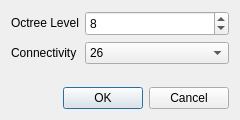
<?xml version="1.0" encoding="UTF-8"?>
<ui version="4.0">
 <class>GAEVoxelDialog</class>
 <widget class="QDialog" name="GAEVoxelDialog">
  <property name="geometry">
   <rect>
    <x>0</x>
    <y>0</y>
    <width>240</width>
    <height>120</height>
   </rect>
  </property>
  <property name="sizePolicy">
   <sizepolicy hsizetype="Maximum" vsizetype="Maximum">
    <horstretch>0</horstretch>
    <verstretch>0</verstretch>
   </sizepolicy>
  </property>
  <property name="windowTitle">
   <string>Voxel Graph</string>
  </property>
  <layout class="QVBoxLayout" name="verticalLayout">
   <item>
    <layout class="QFormLayout" name="formLayout">
     <item row="0" column="0">
      <widget class="QLabel" name="label">
       <property name="toolTip">
        <string>Grid subdivision level: the greater, the finest</string>
       </property>
       <property name="text">
        <string>Octree Level</string>
       </property>
      </widget>
     </item>
     <item row="0" column="1">
      <widget class="ccOctreeSpinBox" name="intSpinBoxResolution">
       <property name="minimumSize">
        <size>
         <width>0</width>
         <height>25</height>
        </size>
       </property>
       <property name="minimum">
        <number>1</number>
       </property>
       <property name="singleStep">
        <number>1</number>
       </property>
       <property name="maximum">
        <number>10</number>
       </property>
       <property name="value">
        <number>8</number>
       </property>
      </widget>
     </item>
     <item row="1" column="0">
      <widget class="QLabel" name="label_2">
       <property name="toolTip">
        <string>Facet + edge + vertex neighbours of a voxel</string>
       </property>
       <property name="text">
        <string>Connectivity</string>
       </property>
      </widget>
     </item>
     <item row="1" column="1">
      <widget class="QComboBox" name="comboBoxConnectivity">
       <property name="currentIndex">
        <number>2</number>
       </property>
       <item>
        <property name="text">
         <string>6</string>
        </property>
       </item>
       <item>
        <property name="text">
         <string>14</string>
        </property>
       </item>
       <item>
        <property name="text">
         <string>26</string>
        </property>
       </item>
      </widget>
     </item>
    </layout>
   </item>
   <item>
    <spacer name="verticalSpacer">
     <property name="orientation">
      <enum>Qt::Vertical</enum>
     </property>
     <property name="sizeHint" stdset="0">
      <size>
       <width>20</width>
       <height>20</height>
      </size>
     </property>
    </spacer>
   </item>
   <item>
    <widget class="QDialogButtonBox" name="buttonBox">
     <property name="orientation">
      <enum>Qt::Horizontal</enum>
     </property>
     <property name="standardButtons">
      <set>QDialogButtonBox::Cancel|QDialogButtonBox::Ok</set>
     </property>
    </widget>
   </item>
  </layout>
 </widget>
 <customwidgets>
  <customwidget>
   <class>ccOctreeSpinBox</class>
   <extends>QSpinBox</extends>
   <header location="global">ccOctreeSpinBox.h</header>
  </customwidget>
 </customwidgets>
 <resources/>
 <connections>
  <connection>
   <sender>buttonBox</sender>
   <signal>accepted()</signal>
   <receiver>GAEVoxelDialog</receiver>
   <slot>accept()</slot>
   <hints>
    <hint type="sourcelabel">
     <x>248</x>
     <y>254</y>
    </hint>
    <hint type="destinationlabel">
     <x>157</x>
     <y>274</y>
    </hint>
   </hints>
  </connection>
  <connection>
   <sender>buttonBox</sender>
   <signal>rejected()</signal>
   <receiver>GAEVoxelDialog</receiver>
   <slot>reject()</slot>
   <hints>
    <hint type="sourcelabel">
     <x>316</x>
     <y>260</y>
    </hint>
    <hint type="destinationlabel">
     <x>286</x>
     <y>274</y>
    </hint>
   </hints>
  </connection>
 </connections>
</ui>
